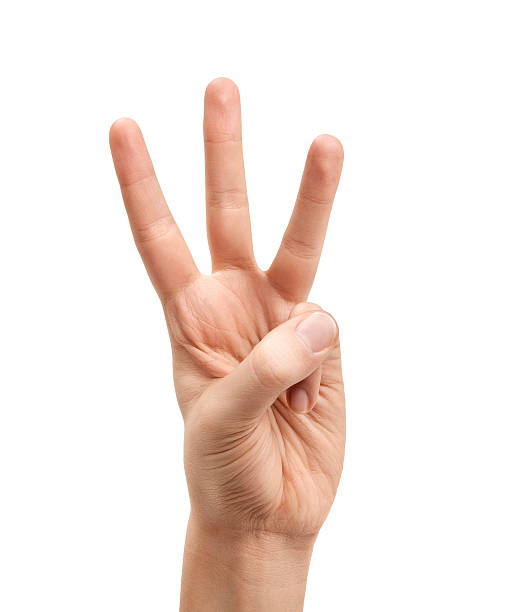
#> input picture reference/Wsign2.jpg, 516 x 612 px
$ python test.py
#> lines starting #> are read from the running program, lines starting #| are printed output that depends on the picture; after the words box and inside, x2 and y2 are one past the last pixel; in counts of white or black regions, pixels touching at a corner belong together
from typing import no_type_check_decorator
import cv2 as cv
import numpy as np
from numpy.lib.index_tricks import nd_grid

def extract_contours(image: np.array):
    # returns contours:list, hierarchy: np.ndarray
    contours, hierarchy = cv.findContours(
    image=image,
    mode=cv.RETR_TREE,
    method=cv.CHAIN_APPROX_SIMPLE)
    print("contours type: ", type(contours), "hierarchy type: ", type(hierarchy))
    return contours, hierarchy

# Load the image
img1 = cv.imread('reference/Wsign2.jpg')
#> img1 is the input picture: shape (612, 516, 3); mean B, G, R 226.4, 232.3, 245

# Convert it to greyscale
img = cv.cvtColor(img1, cv.COLOR_BGR2GRAY)
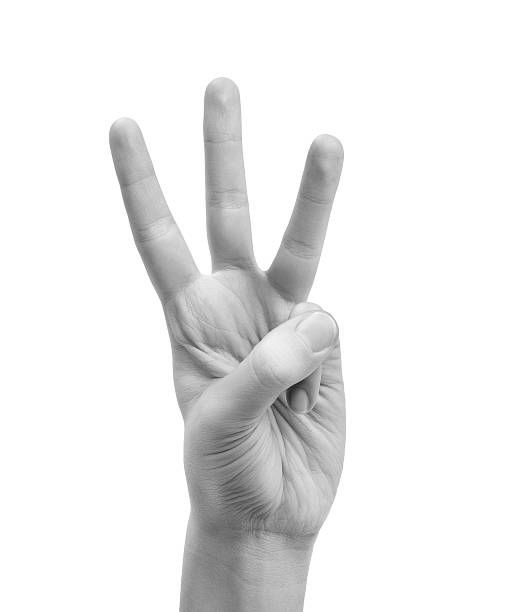
#> img: shape (612, 516); min 28, max 255, mean 235.5
cv.imshow("grayscaled", img)

blurred = cv.GaussianBlur(img, (7, 7), 1)

# Threshold the image
# ret -> float, thresh -> np.ndarray
ret, thresh = cv.threshold(
    src=blurred,
    thresh=240,
    maxval=255,
    type=cv.THRESH_BINARY_INV
)
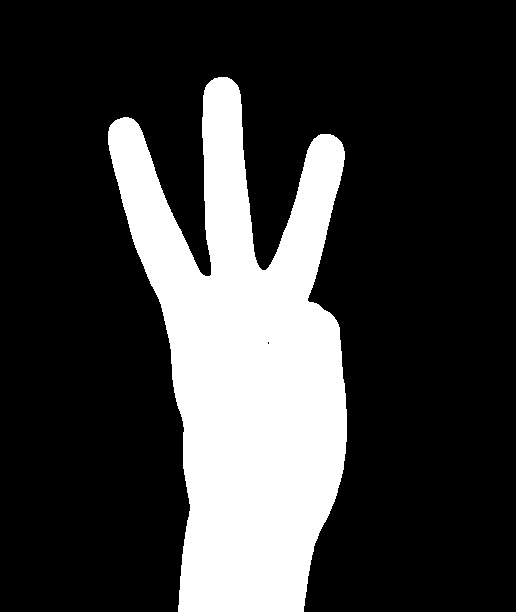
#> thresh: shape (612, 516); 23.1% white; 1 white region

# cv.imshow("thresh", thresh[0])
# print("ret:\n", ret, "is of type: ", type(ret))
# print("thresh\n", thresh, "is of type: ", type(thresh))

cv.imshow("thresh", thresh)

# returns a tuple
contours = extract_contours(thresh)
#> in extract_contours, `contours, hierarchy = cv.findContours( image=image, mode=cv.RETR_TREE,..`: contours = 2 contours, 1 with area under 20; largest, box (x1, y1, x2, y2) and area: (108, 77, 347, 612) 71975
#| contours type:  <class 'list'> hierarchy type:  <class 'numpy.ndarray'>
print("extract_contours: contours is of type: ", type(contours))
#| extract_contours: contours is of type:  <class 'tuple'>

# returns a list
contours, hierarchy = cv.findContours(thresh, cv.RETR_TREE, cv.CHAIN_APPROX_SIMPLE)
print("cv.findContours: contours is of type: ", type(contours))
#| cv.findContours: contours is of type:  <class 'list'>


contoured_image = cv.drawContours(thresh, contours, -1, (100, 100, 100), 4)
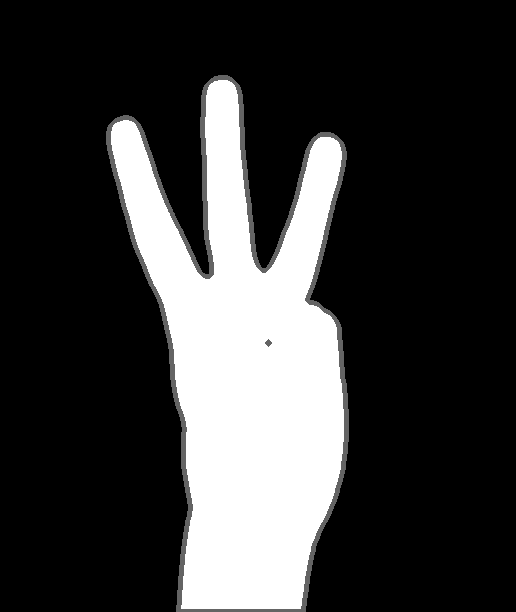
#> contoured_image: shape (612, 516); min 0, max 255, mean 57.2

cv.imshow("contours", contoured_image)

# print("contours: ", contours, "is of type: ", type(contours))

# For each contour, find the convex hull and draw it
# on the image.
canvas = np.zeros((img.shape[0], img.shape[1]))

for i in range(len(contours)):
    hull = cv.convexHull(points=contours[i])
#> this loop made 2 passes

#> (the run stopped early here; a loop or call above may not have finished)
